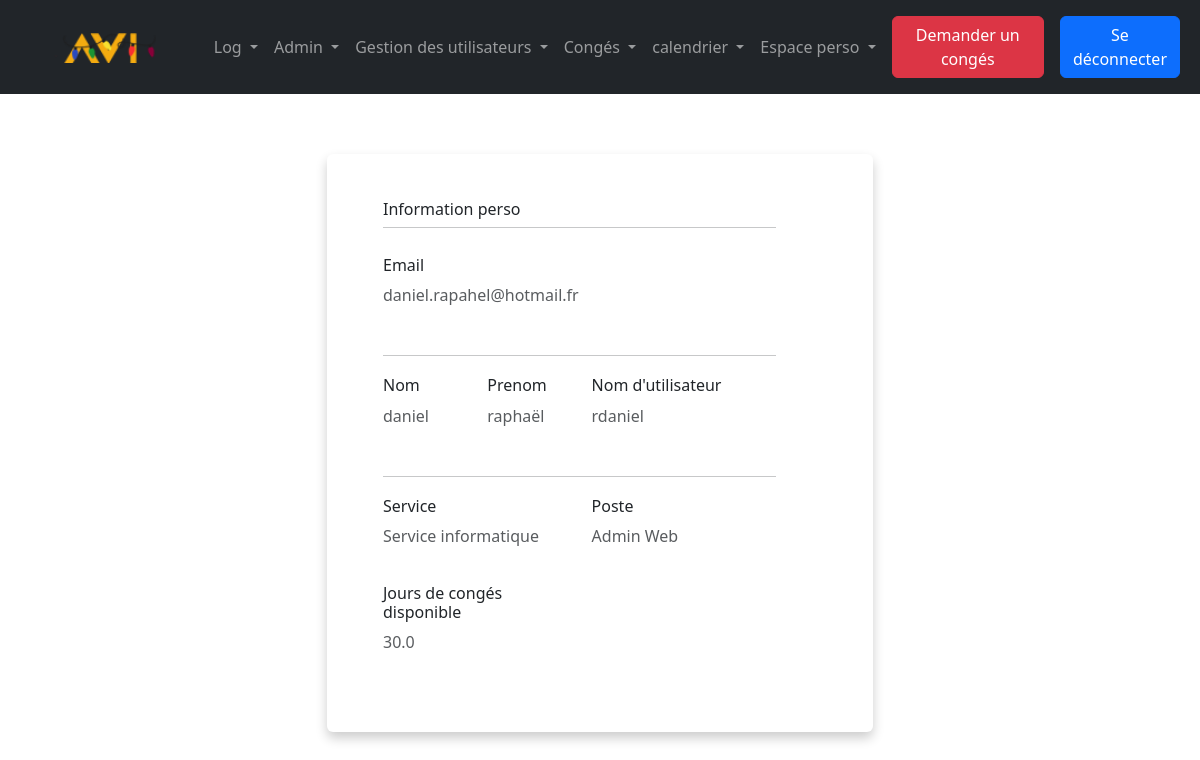
The page /index.php?action=infoperso&id=1 (signed in) on the database its author committed.
### tables this page shows
CREATE TABLE `employe` (
  `id_employe` int(11) NOT NULL,
  `nom` varchar(255) NOT NULL,
  `prenom` varchar(255) NOT NULL,
  `username` varchar(255) NOT NULL,
  `email` varchar(255) NOT NULL,
  `telephone` varchar(255) NOT NULL,
  `password` varchar(255) NOT NULL,
  `actif` tinyint(4) NOT NULL,
  `id_poste` int(11) NOT NULL,
  `id_service` int(11) NOT NULL,
  `conges_dispo` decimal(11,1) NOT NULL
);

CREATE TABLE `service` (
  `id_service` int(11) NOT NULL,
  `libelle` varchar(255) NOT NULL
);

CREATE TABLE `poste` (
  `id_poste` int(11) NOT NULL,
  `libelle` varchar(255) NOT NULL
);

### src/lib/database.php (called while the page is built, shortened)
<?php
class DatabaseConnection
{
    public ?\PDO $database = null;
    public function getConnection(): \PDO
    {
        if ($this->database === null) {
            $this->database = new \PDO('mysql:host=localhost;dbname=intranet;charset=utf8', 'root', '');
        }
        return $this->database;
    }
}

### src/model/User.php (called while the page is built, shortened)
<?php
require_once('src/lib/database.php');
class User_Model
{
        public DatabaseConnection $connection;
        public function getUserPerso(int $id_employe){
            $res= $this->connection->getConnection()->prepare("SELECT id_employe, nom, prenom, username, email,
                                                            P.libelle AS poste, S.libelle AS service, conges_dispo
                                                            FROM employe EM INNER JOIN poste P ON EM.id_poste = P.id_poste
                                                            INNER JOIN service S ON EM.id_service = S.id_service
                                                            WHERE id_employe = :id_employe");
            $res->bindValue(':id_employe', $id_employe);
            $res->execute();
            $row = $res->fetch();
            $user = new User();
            $user->nom = $row['nom'];
            $user->prenom = $row['prenom'];
            $user->username = $row['username'];
            $user->email = $row['email'];
            $user->id_employe = $row['id_employe'];
            $user->poste = $row['poste'];
            $user->service = $row['service'];
            $user->conges_dispo = $row['conges_dispo'];
            return $user;
        }
}

### templates/perso/infoperso.php (the view, shortened to what this page needs)
<section>
  <div class="container">
    <div class="row d-flex justify-content-center align-items-center">
      <div class="col col-lg-6 mb-4 mb-lg-0">
        <div class="card mb-3">
          <div class="row">
            <div class="col-md-11">
              <div class="card-body">
                <h6>Information perso</h6>
                <hr class="mt-0 mb-4">
                <div class="row pt-1">
                  <div class="col-12 mb-3">
                    <h6>Email</h6>
                    <p class="text-muted"><?= $cruds->email ?></p>
                  </div>
                </div>
                <hr>
                <div class="row pt-1">
                  <div class="col-3 mb-3">
                    <h6>Nom</h6>
                    <p class="text-muted"><?= $cruds->nom ?></p>
                  </div>
                  <div class="col-3 mb-3">
                    <h6>Prenom</h6>
                    <p class="text-muted"><?= $cruds->prenom ?></p>
                  </div>
                  <div class="col-6 mb-3">
                    <h6>Nom d'utilisateur</h6>
                    <p class="text-muted"><?= $cruds->username ?></p>
                  </div>
                </div>
                <hr>
                <div class="row pt-1">
                  <div class="col-6 mb-3">
                    <h6>Service</h6>
                    <p class="text-muted"><?= $cruds->service ?></p>
                  </div>
                  <div class="col-6 mb-3">
                    <h6>Poste</h6>
                    <p class="text-muted"><?= $cruds->poste ?></p>
                  </div>
                </div>
                <div class="row pt-1">
                  <div class="col-6 mb-3">
                    <h6>Jours de congés disponible</h6>
                    <p class="text-muted"><?= $cruds->conges_dispo ?></p>
                  </div>
                </div>
              </div>
            </div>
          </div>
        </div>
      </div>
    </div>
  </div>
</section>
<?php require('templates/layout.php') ?>

### assets/css/style.css (style rules this page uses)
.card { padding: 30px 40px; margin-top: 60px; margin-bottom: 60px; border: none !important; box-shadow: 0 6px 12px 0 rgba(0,0,0,0.2) }

### rows shown on the page
employe: email "daniel.rapahel@hotmail.fr", nom "daniel", prenom "raphaël", username "rdaniel", id_service.libelle "Service informatique", id_poste.libelle "Admin Web", conges_dispo "30.0"
